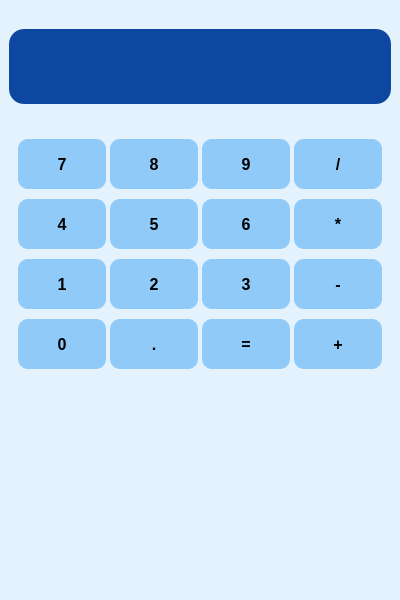
<?xml version="1.0" encoding="UTF-8"?>
<ui version="4.0">
 <class>MainWindow</class>
 <widget class="QMainWindow" name="MainWindow">
  <property name="geometry">
   <rect>
    <x>0</x>
    <y>0</y>
    <width>400</width>
    <height>600</height>
   </rect>
  </property>
  <property name="minimumSize">
   <size>
    <width>400</width>
    <height>600</height>
   </size>
  </property>
  <property name="maximumSize">
   <size>
    <width>400</width>
    <height>600</height>
   </size>
  </property>
  <property name="windowTitle">
   <string>MainWindow</string>
  </property>
  <property name="styleSheet">
   <string notr="true">#centralwidget {
	background: #E3F2FD;
}

#in_out_cal {
	background: #0D47A1;
	color: white;
	border: none;
	border-radius: 15px;
	font-size: 20px;
}

QPushButton {
	width: 50px;
	
	height: 50px;
	background: #90CAF9;
	color: black;
	font-weight: 700; 
	font-size: 16px;
	border: none;
	border-radius: 10px;
}

QPushButton:hover {
	background: #2196F3;
}</string>
  </property>
  <widget class="QWidget" name="centralwidget">
   <layout class="QVBoxLayout" name="verticalLayout">
    <item>
     <spacer name="verticalSpacer">
      <property name="orientation">
       <enum>Qt::Vertical</enum>
      </property>
      <property name="sizeType">
       <enum>QSizePolicy::Maximum</enum>
      </property>
      <property name="sizeHint" stdset="0">
       <size>
        <width>20</width>
        <height>20</height>
       </size>
      </property>
     </spacer>
    </item>
    <item>
     <widget class="QLineEdit" name="in_out_cal">
      <property name="minimumSize">
       <size>
        <width>0</width>
        <height>75</height>
       </size>
      </property>
      <property name="maximumSize">
       <size>
        <width>16777215</width>
        <height>75</height>
       </size>
      </property>
     </widget>
    </item>
    <item>
     <spacer name="verticalSpacer_2">
      <property name="orientation">
       <enum>Qt::Vertical</enum>
      </property>
      <property name="sizeType">
       <enum>QSizePolicy::Maximum</enum>
      </property>
      <property name="sizeHint" stdset="0">
       <size>
        <width>20</width>
        <height>20</height>
       </size>
      </property>
     </spacer>
    </item>
    <item>
     <widget class="QWidget" name="widget" native="true">
      <layout class="QGridLayout" name="gridLayout">
       <property name="horizontalSpacing">
        <number>4</number>
       </property>
       <property name="verticalSpacing">
        <number>10</number>
       </property>
       <item row="0" column="0">
        <widget class="QPushButton" name="seven">
         <property name="text">
          <string>7</string>
         </property>
        </widget>
       </item>
       <item row="0" column="2">
        <widget class="QPushButton" name="eight">
         <property name="text">
          <string>8</string>
         </property>
        </widget>
       </item>
       <item row="0" column="4">
        <widget class="QPushButton" name="nine">
         <property name="text">
          <string>9</string>
         </property>
        </widget>
       </item>
       <item row="0" column="5">
        <widget class="QPushButton" name="devide">
         <property name="text">
          <string>/</string>
         </property>
        </widget>
       </item>
       <item row="1" column="0">
        <widget class="QPushButton" name="four">
         <property name="text">
          <string>4</string>
         </property>
        </widget>
       </item>
       <item row="1" column="2">
        <widget class="QPushButton" name="five">
         <property name="text">
          <string>5</string>
         </property>
        </widget>
       </item>
       <item row="1" column="4">
        <widget class="QPushButton" name="six">
         <property name="text">
          <string>6</string>
         </property>
        </widget>
       </item>
       <item row="2" column="4">
        <widget class="QPushButton" name="three">
         <property name="text">
          <string>3</string>
         </property>
        </widget>
       </item>
       <item row="2" column="2">
        <widget class="QPushButton" name="two">
         <property name="text">
          <string>2</string>
         </property>
        </widget>
       </item>
       <item row="2" column="0">
        <widget class="QPushButton" name="one">
         <property name="text">
          <string>1</string>
         </property>
        </widget>
       </item>
       <item row="2" column="5">
        <widget class="QPushButton" name="subtract">
         <property name="text">
          <string>-</string>
         </property>
        </widget>
       </item>
       <item row="3" column="2">
        <widget class="QPushButton" name="dot">
         <property name="text">
          <string>.</string>
         </property>
        </widget>
       </item>
       <item row="3" column="0">
        <widget class="QPushButton" name="pushButton_17">
         <property name="text">
          <string>0</string>
         </property>
        </widget>
       </item>
       <item row="3" column="4">
        <widget class="QPushButton" name="cal">
         <property name="text">
          <string>=</string>
         </property>
        </widget>
       </item>
       <item row="3" column="5">
        <widget class="QPushButton" name="plus">
         <property name="text">
          <string>+</string>
         </property>
        </widget>
       </item>
       <item row="1" column="5">
        <widget class="QPushButton" name="multiply">
         <property name="text">
          <string>*</string>
         </property>
        </widget>
       </item>
      </layout>
     </widget>
    </item>
    <item>
     <spacer name="verticalSpacer_3">
      <property name="orientation">
       <enum>Qt::Vertical</enum>
      </property>
      <property name="sizeHint" stdset="0">
       <size>
        <width>20</width>
        <height>40</height>
       </size>
      </property>
     </spacer>
    </item>
   </layout>
  </widget>
 </widget>
 <resources/>
 <connections/>
</ui>
